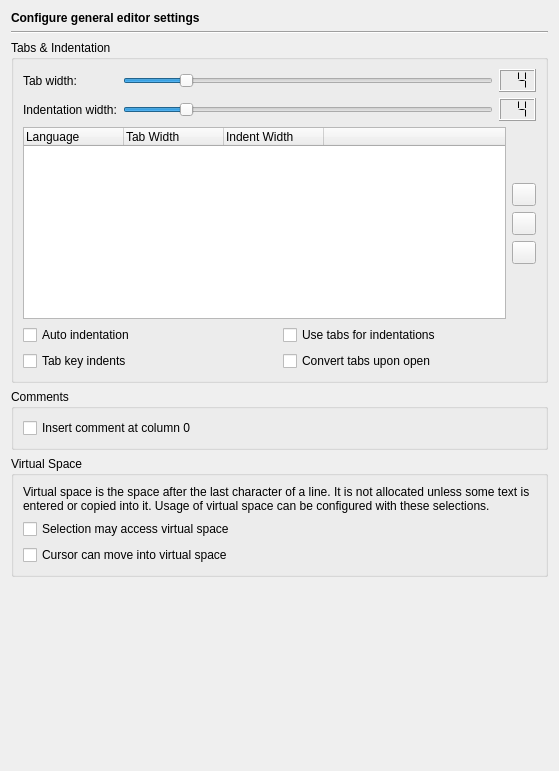
<?xml version="1.0" encoding="UTF-8"?>
<ui version="4.0">
 <class>EditorGeneralPage</class>
 <widget class="QWidget" name="EditorGeneralPage">
  <property name="geometry">
   <rect>
    <x>0</x>
    <y>0</y>
    <width>559</width>
    <height>771</height>
   </rect>
  </property>
  <layout class="QVBoxLayout" name="verticalLayout_4">
   <item>
    <widget class="QLabel" name="headerLabel">
     <property name="text">
      <string>&lt;b&gt;Configure general editor settings&lt;/b&gt;</string>
     </property>
    </widget>
   </item>
   <item>
    <widget class="Line" name="line2">
     <property name="frameShape">
      <enum>QFrame::HLine</enum>
     </property>
     <property name="frameShadow">
      <enum>QFrame::Sunken</enum>
     </property>
     <property name="orientation">
      <enum>Qt::Horizontal</enum>
     </property>
    </widget>
   </item>
   <item>
    <widget class="QGroupBox" name="groupBox_5">
     <property name="title">
      <string>Tabs &amp;&amp; Indentation</string>
     </property>
     <layout class="QVBoxLayout" name="verticalLayout_3">
      <item>
       <layout class="QGridLayout">
        <item row="0" column="0">
         <widget class="QLabel" name="TextLabel13_3">
          <property name="text">
           <string>Tab width:</string>
          </property>
          <property name="buddy">
           <cstring>tabwidthSlider</cstring>
          </property>
         </widget>
        </item>
        <item row="0" column="1">
         <widget class="QSlider" name="tabwidthSlider">
          <property name="toolTip">
           <string>Move to set the tab width.</string>
          </property>
          <property name="minimum">
           <number>1</number>
          </property>
          <property name="maximum">
           <number>20</number>
          </property>
          <property name="value">
           <number>4</number>
          </property>
          <property name="orientation">
           <enum>Qt::Horizontal</enum>
          </property>
          <property name="tickInterval">
           <number>1</number>
          </property>
         </widget>
        </item>
        <item row="0" column="2">
         <widget class="QLCDNumber" name="tabwidthLCD">
          <property name="toolTip">
           <string>Displays the selected tab width.</string>
          </property>
          <property name="digitCount">
           <number>2</number>
          </property>
          <property name="segmentStyle">
           <enum>QLCDNumber::Flat</enum>
          </property>
          <property name="value" stdset="0">
           <double>4.000000000000000</double>
          </property>
         </widget>
        </item>
        <item row="1" column="0">
         <widget class="QLabel" name="TextLabel13_2_3">
          <property name="text">
           <string>Indentation width:</string>
          </property>
          <property name="buddy">
           <cstring>indentwidthSlider</cstring>
          </property>
         </widget>
        </item>
        <item row="1" column="1">
         <widget class="QSlider" name="indentwidthSlider">
          <property name="toolTip">
           <string>Move to set the indentation width.</string>
          </property>
          <property name="minimum">
           <number>1</number>
          </property>
          <property name="maximum">
           <number>20</number>
          </property>
          <property name="value">
           <number>4</number>
          </property>
          <property name="orientation">
           <enum>Qt::Horizontal</enum>
          </property>
          <property name="tickInterval">
           <number>1</number>
          </property>
         </widget>
        </item>
        <item row="1" column="2">
         <widget class="QLCDNumber" name="indentwidthLCD">
          <property name="toolTip">
           <string>Displays the selected indentation width.</string>
          </property>
          <property name="digitCount">
           <number>2</number>
          </property>
          <property name="segmentStyle">
           <enum>QLCDNumber::Flat</enum>
          </property>
          <property name="value" stdset="0">
           <double>4.000000000000000</double>
          </property>
         </widget>
        </item>
       </layout>
      </item>
      <item>
       <layout class="QHBoxLayout" name="horizontalLayout">
        <item>
         <widget class="QTreeWidget" name="languageOverrideWidget">
          <property name="alternatingRowColors">
           <bool>true</bool>
          </property>
          <property name="selectionMode">
           <enum>QAbstractItemView::ExtendedSelection</enum>
          </property>
          <property name="rootIsDecorated">
           <bool>false</bool>
          </property>
          <property name="itemsExpandable">
           <bool>false</bool>
          </property>
          <column>
           <property name="text">
            <string>Language</string>
           </property>
          </column>
          <column>
           <property name="text">
            <string>Tab Width</string>
           </property>
          </column>
          <column>
           <property name="text">
            <string>Indent Width</string>
           </property>
          </column>
          <column>
           <property name="text">
            <string notr="true"> </string>
           </property>
          </column>
         </widget>
        </item>
        <item>
         <layout class="QVBoxLayout" name="verticalLayout_2">
          <item>
           <spacer name="verticalSpacer">
            <property name="orientation">
             <enum>Qt::Vertical</enum>
            </property>
            <property name="sizeHint" stdset="0">
             <size>
              <width>20</width>
              <height>40</height>
             </size>
            </property>
           </spacer>
          </item>
          <item>
           <widget class="QToolButton" name="addButton">
            <property name="toolTip">
             <string>Press to add a language specific override</string>
            </property>
           </widget>
          </item>
          <item>
           <widget class="QToolButton" name="deleteButton">
            <property name="toolTip">
             <string>Press to delete the selected language specific override</string>
            </property>
           </widget>
          </item>
          <item>
           <widget class="QToolButton" name="editButton">
            <property name="toolTip">
             <string>Press to edit the selected language specific override</string>
            </property>
           </widget>
          </item>
          <item>
           <spacer name="verticalSpacer_2">
            <property name="orientation">
             <enum>Qt::Vertical</enum>
            </property>
            <property name="sizeHint" stdset="0">
             <size>
              <width>20</width>
              <height>40</height>
             </size>
            </property>
           </spacer>
          </item>
         </layout>
        </item>
       </layout>
      </item>
      <item>
       <layout class="QGridLayout" name="gridLayout_2">
        <item row="0" column="0">
         <widget class="QCheckBox" name="autoindentCheckBox">
          <property name="toolTip">
           <string>Select whether autoindentation shall be enabled</string>
          </property>
          <property name="text">
           <string>Auto indentation</string>
          </property>
         </widget>
        </item>
        <item row="0" column="1">
         <widget class="QCheckBox" name="tabforindentationCheckBox">
          <property name="toolTip">
           <string>Select whether tab characters are used for indentations.</string>
          </property>
          <property name="text">
           <string>Use tabs for indentations</string>
          </property>
         </widget>
        </item>
        <item row="1" column="0">
         <widget class="QCheckBox" name="tabindentsCheckBox">
          <property name="toolTip">
           <string>Select whether pressing the tab key indents.</string>
          </property>
          <property name="text">
           <string>Tab key indents</string>
          </property>
         </widget>
        </item>
        <item row="1" column="1">
         <widget class="QCheckBox" name="converttabsCheckBox">
          <property name="toolTip">
           <string>Select whether tabs shall be converted upon opening the file</string>
          </property>
          <property name="text">
           <string>Convert tabs upon open</string>
          </property>
         </widget>
        </item>
       </layout>
      </item>
     </layout>
    </widget>
   </item>
   <item>
    <widget class="QGroupBox" name="groupBox">
     <property name="title">
      <string>Comments</string>
     </property>
     <layout class="QGridLayout" name="gridLayout">
      <item row="0" column="0">
       <widget class="QCheckBox" name="comment0CheckBox">
        <property name="toolTip">
         <string>Select to insert the comment sign at column 0</string>
        </property>
        <property name="whatsThis">
         <string>&lt;b&gt;Insert comment at column 0&lt;/b&gt;&lt;p&gt;Select to insert the comment sign at column 0. Otherwise, the comment sign is inserted at the first non-whitespace position.&lt;/p&gt;</string>
        </property>
        <property name="text">
         <string>Insert comment at column 0</string>
        </property>
       </widget>
      </item>
     </layout>
    </widget>
   </item>
   <item>
    <widget class="QGroupBox" name="groupBox_2">
     <property name="title">
      <string>Virtual Space</string>
     </property>
     <layout class="QVBoxLayout" name="verticalLayout">
      <item>
       <widget class="QLabel" name="label">
        <property name="text">
         <string>Virtual space is the space after the last character of a line. It is not allocated unless some text is entered or copied into it. Usage of virtual space can be configured with these selections.</string>
        </property>
        <property name="wordWrap">
         <bool>true</bool>
        </property>
       </widget>
      </item>
      <item>
       <widget class="QCheckBox" name="vsSelectionCheckBox">
        <property name="toolTip">
         <string>Select to enable a rectangular selection to extend into virtual space</string>
        </property>
        <property name="text">
         <string>Selection may access virtual space</string>
        </property>
       </widget>
      </item>
      <item>
       <widget class="QCheckBox" name="vsUserCheckBox">
        <property name="toolTip">
         <string>Select to allow the cursor to be moved into virtual space</string>
        </property>
        <property name="text">
         <string>Cursor can move into virtual space</string>
        </property>
       </widget>
      </item>
     </layout>
    </widget>
   </item>
   <item>
    <spacer>
     <property name="orientation">
      <enum>Qt::Vertical</enum>
     </property>
     <property name="sizeHint" stdset="0">
      <size>
       <width>535</width>
       <height>101</height>
      </size>
     </property>
    </spacer>
   </item>
  </layout>
 </widget>
 <tabstops>
  <tabstop>tabwidthSlider</tabstop>
  <tabstop>indentwidthSlider</tabstop>
  <tabstop>languageOverrideWidget</tabstop>
  <tabstop>addButton</tabstop>
  <tabstop>deleteButton</tabstop>
  <tabstop>editButton</tabstop>
  <tabstop>autoindentCheckBox</tabstop>
  <tabstop>tabforindentationCheckBox</tabstop>
  <tabstop>tabindentsCheckBox</tabstop>
  <tabstop>converttabsCheckBox</tabstop>
  <tabstop>comment0CheckBox</tabstop>
  <tabstop>vsSelectionCheckBox</tabstop>
  <tabstop>vsUserCheckBox</tabstop>
 </tabstops>
 <resources/>
 <connections>
  <connection>
   <sender>tabwidthSlider</sender>
   <signal>valueChanged(int)</signal>
   <receiver>tabwidthLCD</receiver>
   <slot>display(int)</slot>
   <hints>
    <hint type="sourcelabel">
     <x>384</x>
     <y>81</y>
    </hint>
    <hint type="destinationlabel">
     <x>415</x>
     <y>82</y>
    </hint>
   </hints>
  </connection>
  <connection>
   <sender>indentwidthSlider</sender>
   <signal>valueChanged(int)</signal>
   <receiver>indentwidthLCD</receiver>
   <slot>display(int)</slot>
   <hints>
    <hint type="sourcelabel">
     <x>384</x>
     <y>110</y>
    </hint>
    <hint type="destinationlabel">
     <x>410</x>
     <y>110</y>
    </hint>
   </hints>
  </connection>
 </connections>
</ui>
